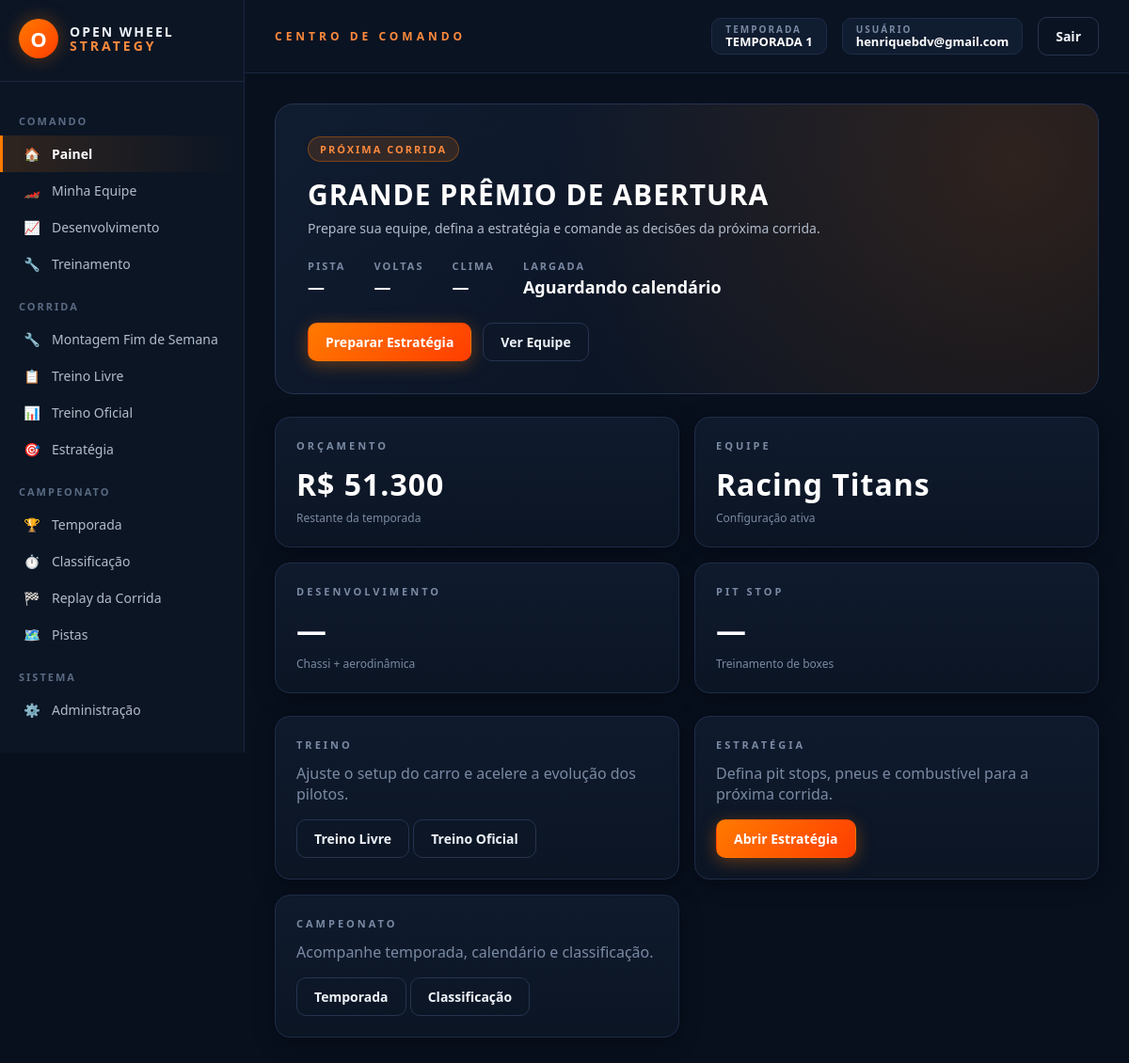
Page / (signed in) on the earlier database version.
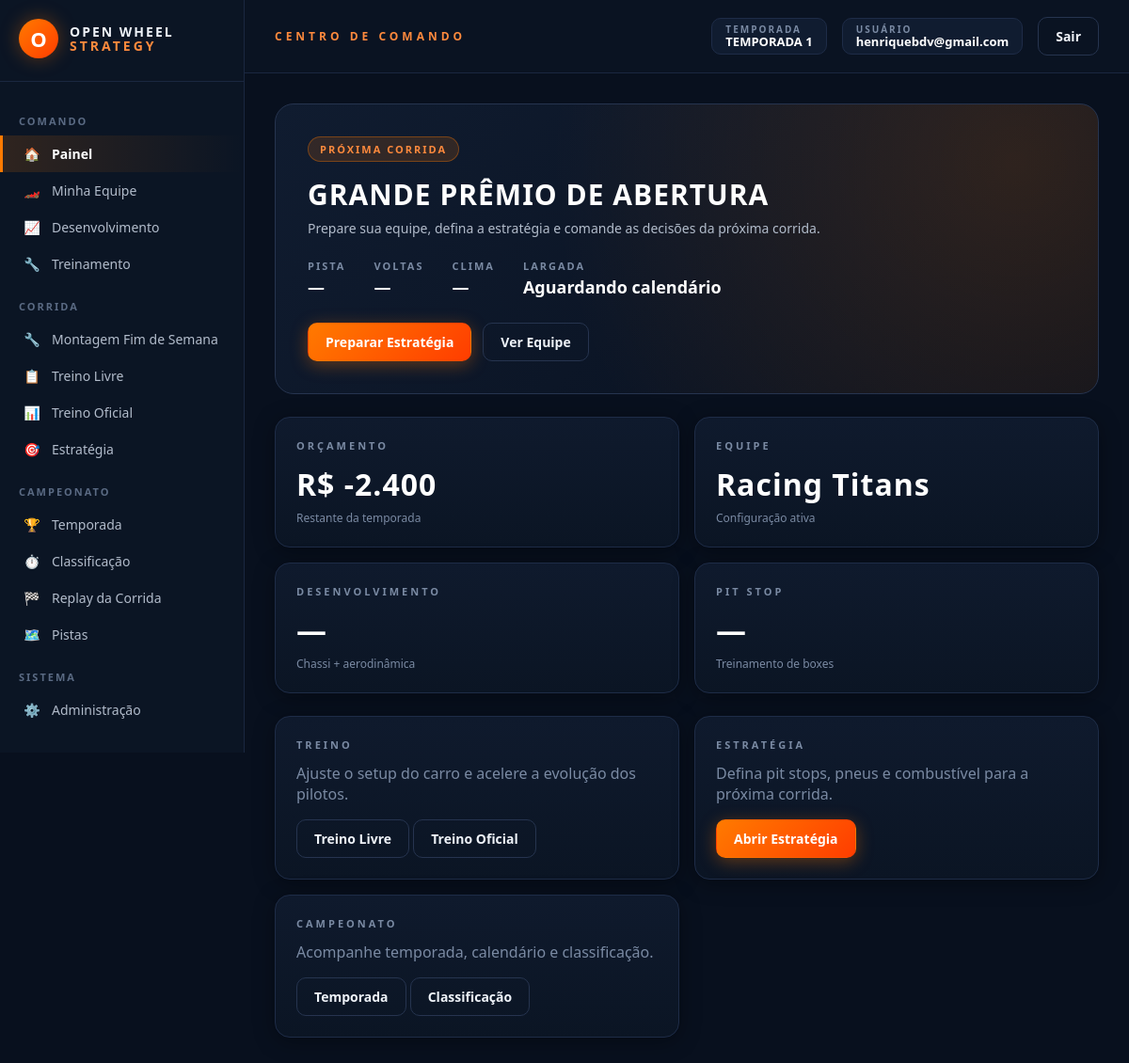
Same page on the later database version.
### models.py (models this page shows, shortened)
class CarroJogador(db.Model):
    __tablename__ = "carros_jogadores"
    id = db.Column(db.Integer, primary_key=True)
    usuario_id = db.Column(db.Integer, db.ForeignKey("usuarios.id"), unique=True, nullable=False)
    nome = db.Column(db.String(100), nullable=False)
    orcamento = db.Column(db.Float, default=55_000.0)
    motor_fornecedor_id = db.Column(db.Integer, db.ForeignKey("fornecedores_motor.id"), nullable=False)
    combustivel_fornecedor_id = db.Column(db.Integer, db.ForeignKey("fornecedores_combustivel.id"), nullable=False)
    pneu_fornecedor_id = db.Column(db.Integer, db.ForeignKey("fornecedores_pneu.id"), nullable=False)
    chassi_fornecedor_id = db.Column(db.Integer, db.ForeignKey("fornecedores_chassi.id"), nullable=True)
    cambio_fornecedor_id = db.Column(db.Integer, db.ForeignKey("fornecedores_cambio.id"), nullable=False)
    suspensao_fornecedor_id = db.Column(db.Integer, db.ForeignKey("fornecedores_suspensao.id"), nullable=False)
    engenheiro_fornecedor_id = db.Column(db.Integer, db.ForeignKey("fornecedores_engenheiro.id"), nullable=True)
    combustivel_carregado = db.Column(db.Float, default=110.0)
    cor_primaria = db.Column(db.String(7), default="#cc0000")
    cor_secundaria = db.Column(db.String(7), default="#ffffff")
    modelo_motor = db.Column(db.Integer, nullable=True)
    modelo_combustivel = db.Column(db.Integer, nullable=True)
    modelo_pneu = db.Column(db.Integer, nullable=True)
    modelo_cambio = db.Column(db.Integer, nullable=True)
    modelo_suspensao = db.Column(db.Integer, nullable=True)
    estrategia_volta_pit = db.Column(db.Integer, default=10)
    estrategia_dois_pits = db.Column(db.Boolean, default=False)

### rotas/auth.py (the view)
    @app.route("/")
    def home():
        return render_template("home.html")

### app.py (called while the page is built)
def _registrar_contexto(app):
    @app.context_processor
    def injetar_globais():
        usuario_id = session.get("usuario_id")
        usuario = Usuario.query.get(usuario_id) if usuario_id else None
        return {
            "usuario_logado": usuario,
            "categorias_fornecedor": FORNECEDORES_CONFIG,
            "temporada_ativa": Temporada.ativa_atual(),
        }

### models_temporada.py (called while the page is built)
    @classmethod
    def ativa_atual(cls):
        try:
            return cls.query.filter_by(ativa=True).first()
        except (OperationalError, ProgrammingError, NoSuchTableError):
            return None

### templates/home.html (shortened to what this page needs)
{% extends "base.html" %}
{% block content %}
{% if usuario_logado %}
<div class="ows-hero">
    <span class="ows-hero-label">PRÓXIMA CORRIDA</span>
    <h1>GRANDE PRÊMIO DE ABERTURA</h1>
    <div class="ows-hero-sub">Prepare sua equipe, defina a estratégia e comande as decisões da próxima corrida.</div>
    <div class="ows-hero-meta">
        <div><small>PISTA</small><strong>—</strong></div>
        <div><small>VOLTAS</small><strong>—</strong></div>
        <div><small>CLIMA</small><strong>—</strong></div>
        <div><small>LARGADA</small><strong>Aguardando calendário</strong></div>
    </div>
    <div class="ows-hero-actions">
        <a href="{{ url_for('estrategia_corrida_view') }}" class="ows-btn ows-btn-primary">Preparar Estratégia</a>
        <a href="{{ url_for('minha_equipe') }}" class="ows-btn ows-btn-ghost">Ver Equipe</a>
    </div>
</div>
<div class="ows-grid-4" style="margin-bottom:24px;">
    <div class="ows-card">
        <h3>ORÇAMENTO</h3>
        <div class="ows-value">
            {% if usuario_logado.equipe %}R$ {{ '{:,.0f}'.format(usuario_logado.equipe.orcamento or 0)|replace(',', '.') }}{% else %}--{% endif %}
        </div>
        <div class="ows-hint">Restante da temporada</div>
    </div>
    <div class="ows-card">
        <h3>EQUIPE</h3>
        <div class="ows-value">{% if usuario_logado.equipe %}{{ usuario_logado.equipe.nome }}{% else %}—{% endif %}</div>
        <div class="ows-hint">Configuração ativa</div>
    </div>
    <div class="ows-card">
        <h3>DESENVOLVIMENTO</h3>
        <div class="ows-value">—</div>
        <div class="ows-hint">Chassi + aerodinâmica</div>
    </div>
    <div class="ows-card">
        <h3>PIT STOP</h3>
        <div class="ows-value">—</div>
        <div class="ows-hint">Treinamento de boxes</div>
    </div>
</div>
<div class="ows-grid-3">
    <div class="ows-card">
        <h3>TREINO</h3>
        <p class="ows-muted" style="margin-bottom:16px;">Ajuste o setup do carro e acelere a evolução dos pilotos.</p>
        <a href="{{ url_for('treino_livre_view') }}" class="ows-btn ows-btn-ghost">Treino Livre</a>
        <a href="{{ url_for('treino_oficial_view') }}" class="ows-btn ows-btn-ghost">Treino Oficial</a>
    </div>
    <div class="ows-card">
        <h3>ESTRATÉGIA</h3>
        <p class="ows-muted" style="margin-bottom:16px;">Defina pit stops, pneus e combustível para a próxima corrida.</p>
        <a href="{{ url_for('estrategia_corrida_view') }}" class="ows-btn ows-btn-primary">Abrir Estratégia</a>
    </div>
    <div class="ows-card">
        <h3>CAMPEONATO</h3>
        <p class="ows-muted" style="margin-bottom:16px;">Acompanhe temporada, calendário e classificação.</p>
        <a href="{{ url_for('temporada_view') }}" class="ows-btn ows-btn-ghost">Temporada</a>
        <a href="{{ url_for('classificacao_view') }}" class="ows-btn ows-btn-ghost">Classificação</a>
    </div>
</div>
{% endif %}
{% endblock %}

Differences in the rows shown:
changed CarroJogador "Racing Titans": orcamento "51.300" → "-2.400"
